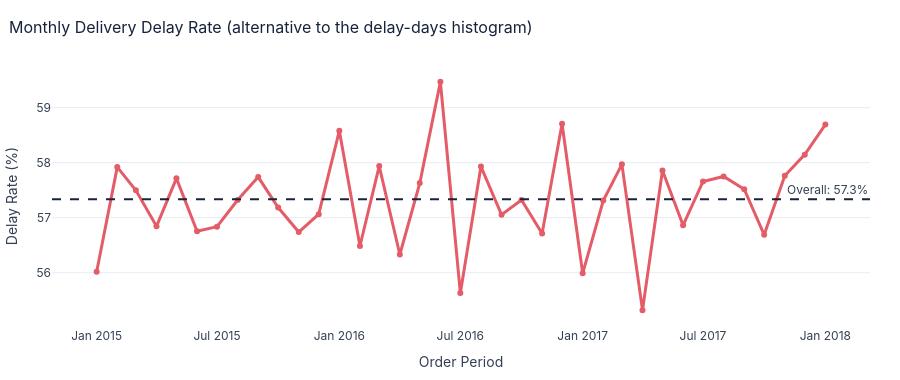

Here is the notebook cell this chart was saved with:
### Code cell
# ALTERNATIVE to the delay histogram: monthly delay-rate trend
monthly_delay = (df.groupby("Order Period")
                   .agg(Orders=("Order Id", "nunique"), Delayed=("Is_Delayed", "sum")).reset_index())
monthly_delay["Delay Rate (%)"] = monthly_delay["Delayed"] / monthly_delay["Orders"] * 100

fig = px.line(monthly_delay, x="Order Period", y="Delay Rate (%)", markers=True, color_discrete_sequence=[RED],
              hover_data={"Orders": ":,", "Delayed": ":,"},
              title="Monthly Delivery Delay Rate (alternative to the delay-days histogram)")
fig.update_traces(line_width=3)
fig.add_hline(y=delay_pct, line_dash="dash", line_color=NAVY, annotation_text=f"Overall: {delay_pct:.1f}%")
show(fig)

### Figure 1 — Plotly figure (JSON) as saved in the notebook; plotly's stock layout.template omitted (floating-point values rounded to 4 significant figures)
{"data": [{"customdata": [[1787, 1001], [1585, 918], [1781, 1024], [1710, 972], [1776, 1025], [1725, 979], [1763, 1002], [1762, 1010], [1706, 985], [1775, 1015], [1729, 981], [1805, 1030], [1772, 1038], [1650, 932], [1764, 1022], [1706, 961], [1763, 1016], [1690, 1005], [1758, 978], [1766, 1023], [1730, 987], [1776, 1018], [1721, 976], [1763, 1035], [1745, 977], [1614, 925], [1782, 1033], [1739, 962], [1763, 1020], [1676, 953], [1776, 1024], [1768, 1021], [1723, 991], [2101, 1191], [2055, 1187], [2124, 1235], [2123, 1246]], "hovertemplate": "Order Period=%{x}<br>Delay Rate (%)=%{y}<br>Orders=%{customdata[0]:,}<br>Delayed=%{customdata[1]:,}<extra></extra>", "legendgroup": "", "line": {"color": "#E45C68", "dash": "solid", "width": 3}, "marker": {"symbol": "circle"}, "mode": "lines+markers", "name": "", "orientation": "v", "showlegend": false, "type": "scatter", "x": ["2015-01-01T00:00:00.000000", "2015-02-01T00:00:00.000000", "2015-03-01T00:00:00.000000", "2015-04-01T00:00:00.000000", "2015-05-01T00:00:00.000000", "2015-06-01T00:00:00.000000", "2015-07-01T00:00:00.000000", "2015-08-01T00:00:00.000000", "2015-09-01T00:00:00.000000", "2015-10-01T00:00:00.000000", "2015-11-01T00:00:00.000000", "2015-12-01T00:00:00.000000", "2016-01-01T00:00:00.000000", "2016-02-01T00:00:00.000000", "2016-03-01T00:00:00.000000", "2016-04-01T00:00:00.000000", "2016-05-01T00:00:00.000000", "2016-06-01T00:00:00.000000", "2016-07-01T00:00:00.000000", "2016-08-01T00:00:00.000000", "2016-09-01T00:00:00.000000", "2016-10-01T00:00:00.000000", "2016-11-01T00:00:00.000000", "2016-12-01T00:00:00.000000", "2017-01-01T00:00:00.000000", "2017-02-01T00:00:00.000000", "2017-03-01T00:00:00.000000", "2017-04-01T00:00:00.000000", "2017-05-01T00:00:00.000000", "2017-06-01T00:00:00.000000", "2017-07-01T00:00:00.000000", "2017-08-01T00:00:00.000000", "2017-09-01T00:00:00.000000", "2017-10-01T00:00:00.000000", "2017-11-01T00:00:00.000000", "2017-12-01T00:00:00.000000", "2018-01-01T00:00:00.000000"], "xaxis": "x", "y": [56.02, 57.92, 57.5, 56.84, 57.71, 56.75, 56.83, 57.32, 57.74, 57.18, 56.74, 57.06, 58.58, 56.48, 57.94, 56.33, 57.63, 59.47, 55.63, 57.93, 57.05, 57.32, 56.71, 58.71, 55.99, 57.31, 57.97, 55.32, 57.86, 56.86, 57.66, 57.75, 57.52, 56.69, 57.76, 58.15, 58.69], "yaxis": "y"}], "layout": {"annotations": [{"showarrow": false, "text": "Overall: 57.3%", "x": 1, "xanchor": "right", "xref": "x domain", "y": 57.33, "yanchor": "bottom", "yref": "y"}], "font": {"color": "#344054", "family": "Inter, Arial, sans-serif", "size": 12}, "height": 380, "legend": {"bgcolor": "rgba(255,255,255,0)", "tracegroupgap": 0}, "margin": {"b": 50, "l": 40, "r": 30, "t": 65}, "paper_bgcolor": "#FFFFFF", "plot_bgcolor": "#FFFFFF", "shapes": [{"line": {"color": "#17233B", "dash": "dash"}, "type": "line", "x0": 0, "x1": 1, "xref": "x domain", "y0": 57.33, "y1": 57.33, "yref": "y"}], "title": {"font": {"color": "#17233B", "size": 16}, "text": "Monthly Delivery Delay Rate (alternative to the delay-days histogram)", "x": 0.01}, "xaxis": {"anchor": "y", "domain": [0.0, 1.0], "showgrid": false, "title": {"text": "Order Period"}, "zeroline": false}, "yaxis": {"anchor": "x", "domain": [0.0, 1.0], "gridcolor": "#E9EDF4", "title": {"text": "Delay Rate (%)"}, "zeroline": false}}}
